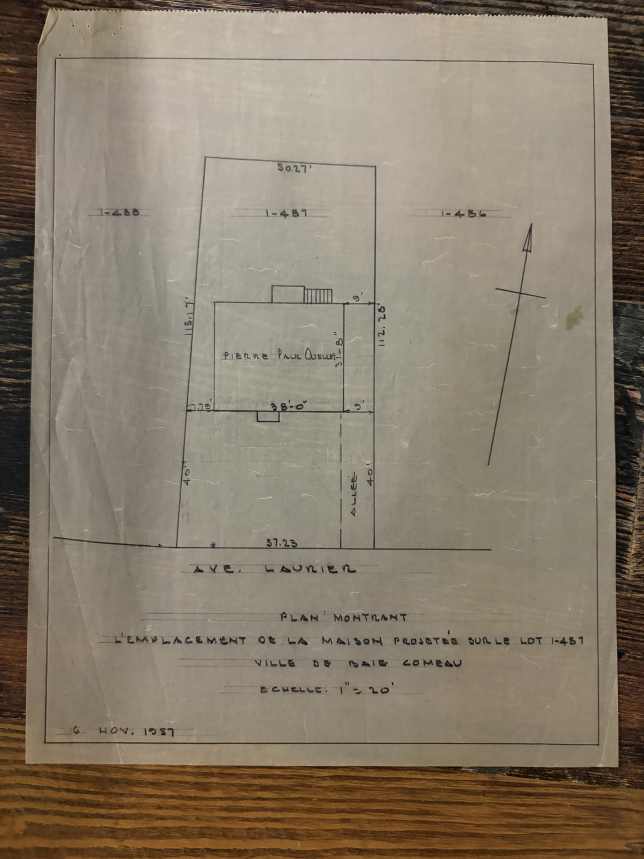
#> input picture releve/travail/photos/P5.jpg, 1932 x 2576 px, found by its file name (shown at 1/3 size)
$ python nord_p5.py
#> lines starting #> are read from the running program, lines starting #| are printed output that depends on the picture; long printed decimals are rounded
import cv2,numpy as np,math,json
g=cv2.imread('/home/user/lavoie-co/releve/travail/prep/redresse/P5.jpg',0).astype(float)
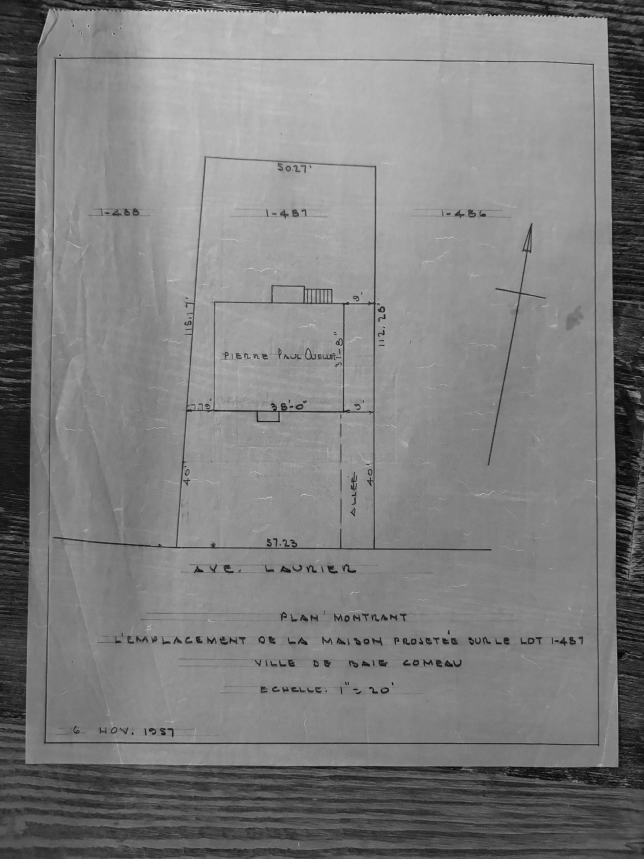
#> g: shape (2576, 1932) float64 (shown at 1/3 size); min 0, max 233, mean 126.3
# arrow shaft: darkest x per row, robust fit
pts=[]
for y in range(720,1395,3):
    row=g[y,1380:1700]; x=int(np.argmin(row))
    if row[x]<70: pts.append((1380+x,y))
#> this loop made 225 passes
#> x on passes 1 to 3: 206, 197, 196
#> after the loop, pts = 225 pairs, first value 1465 to 1636, second value 720 to 1392
P=np.array(pts,float)
#> P has the same summary as pts
for it in range(5):
    a,b=np.polyfit(P[:,1],P[:,0],1); r=np.abs(P[:,0]-(a*P[:,1]+b)); P=P[r<3]
#> this loop made 5 passes
#> (a, b) on passes 1 to 5: (-0.181, 1718.3), (-0.183, 1721), (-0.183, 1721), (-0.183, 1721), (-0.183, 1721)
#> after the loop, P = 204 pairs, first value 1465 to 1586, second value 720 to 1392
a,b=np.polyfit(P[:,1],P[:,0],1)
print('shaft n',len(P),'a',a,'b',b,'ymin',P[:,1].min(),'ymax',P[:,1].max())
#| shaft n 204 a -0.1834 b 1721.024 ymin 720.0 ymax 1392.0
# tip: topmost dark pixel near line
tipy=None
for y in range(600,720):
    xe=a*y+b; seg=g[y,int(xe)-6:int(xe)+7]
    if seg.min()<80: tipy=y; break
#> this loop made 71 passes
#> xe on passes 1 to 12: 1611, 1610.8, 1610.6, 1610.4, 1610.2, 1610.1, 1609.9, 1609.7, 1609.5, 1609.3, 1609.1, 1609
tail=(a*1392+b,1392.0); tip=(a*tipy+b,float(tipy))
#> after `tail = (a * 1392 + b, 1392.0)`: tail = (1465.7, 1392)
#> after `tip = (a * tipy + b, float(tipy))`: tip = (1598.1, 670)
print('tip',tip,'tail',tail)
#| tip (1598.136, 670.0) tail (1465.710, 1392.0)
# facade line: front wall row, darkest y per column x 650..1025 excluding projection 765-842
fp=[]
for x in list(range(650,760,2))+list(range(850,1025,2)):
    col=g[1215:1255,x]; y=int(np.argmin(col)); fp.append((x,1215+y))
#> this loop made 143 passes
#> y on passes 1 to 12: 16, 16, 16, 16, 16, 16, 16, 16, 18, 16, 16, 17
#> after the loop, fp = 143 pairs, first value 650 to 1024, second value 1215 to 1236
F=np.array(fp,float)
#> F has the same summary as fp
for it in range(4):
    c,d=np.polyfit(F[:,0],F[:,1],1); r=np.abs(F[:,1]-(c*F[:,0]+d)); F=F[r<2.5]
#> this loop made 4 passes
#> (c, d) on passes 1 to 4: (0.00795, 1225.5), (0.011, 1224), (0.011, 1224), (0.011, 1224)
#> after the loop, F = 125 pairs, first value 650 to 1024, second value 1231 to 1236
c,d=np.polyfit(F[:,0],F[:,1],1)
print('facade slope',c,'n',len(F))
#| facade slope 0.01104 n 125
# rear wall line too
rp=[]
for x in list(range(650,805,2)):
    col=g[890:920,x]; y=int(np.argmin(col)); rp.append((x,890+y))
#> this loop made 78 passes
#> after the loop, rp = 78 pairs, first value 650 to 804, second value 905 to 908
R=np.array(rp,float); c2,d2=np.polyfit(R[:,0],R[:,1],1); print('rear slope',c2)
#> after `R = np.array(rp, float)`: R has the same summary as rp
#> after `c2, d2 = np.polyfit(R[:, 0], R[:, 1], 1)`: c2 = 0.0171; d2 = 894.3
#| rear slope 0.01711
# right side wall col x approx 1030; left 643
def side(x0):
#> called with x0 = 643
    sp=[]
    for y in range(930,1210,3):
        row=g[y,x0-12:x0+12]; sp.append((x0-12+int(np.argmin(row)),y))
#> after the loop, sp = 94 pairs, first value 632 to 643, second value 930 to 1209
    S=np.array(sp,float); e,f=np.polyfit(S[:,1],S[:,0],1); return e
#> after `S = np.array(sp, float)`: S has the same summary as sp
#> after `e, f = np.polyfit(S[:, 1], S[:, 0], 1)`: e = -0.00912; f = 652.1
print('left wall dx/dy',side(643),'right wall dx/dy',side(1031))
# image coords: x right, y down. Facade direction vector (left->right): (1,c). "Vers l'arriere" = perpendicular pointing up (toward rear, smaller y): rotate facade dir by -90 deg in image (y down) -> (c,-1)
back=np.array([c,-1.0]); back/=np.linalg.norm(back)
#> after `back = np.array([c, -1.0])`: back = [0.011, -1]
north=np.array([tip[0]-tail[0],tip[1]-tail[1]]); north/=np.linalg.norm(north)
#> after `north = np.array([tip[0] - tail[0], tip[1] - tail[1]])`: north = [132.4, -722]
#> after `north /= np.linalg.norm(north)`: north = [0.18, -0.984]
# clockwise angle on screen (y down) from back to north: atan2(cross,dot) with cross = bx*ny - by*nx (positive = clockwise in y-down coords)
cross=back[0]*north[1]-back[1]*north[0]; dot=back@north
#> after `cross = back[0] * north[1] - back[1] * north[0]`: cross = 0.17
#> after `dot = back @ north`: dot = 0.986
ang=math.degrees(math.atan2(cross,dot))
#> ang = 9.76
print('angle back->north clockwise deg',ang)
#| angle back->north clockwise deg 9.761
# alt using side walls mean direction
e=(side(643)+side(1031))/2; back2=np.array([-e,-1.0]); back2/=np.linalg.norm(back2)
#> after `e = (side(643) + side(1031)) / 2`: e = -0.00626
#> after `back2 = np.array([-e, -1.0])`: back2 = [0.00626, -1]
cross=back2[0]*north[1]-back2[1]*north[0]; print('angle using side walls',math.degrees(math.atan2(cross,back2@north)))
#> after `cross = back2[0] * north[1] - back2[1] * north[0]`: cross = 0.174
#| angle using side walls 10.035
json.dump({'tip':tip,'tail':tail,'facade_slope':c,'rear_slope':c2,'angle':ang},open('nord.json','w'))

$ run again, with releve/travail/photos/P2.jpg copied over releve/travail/photos/P5.jpg
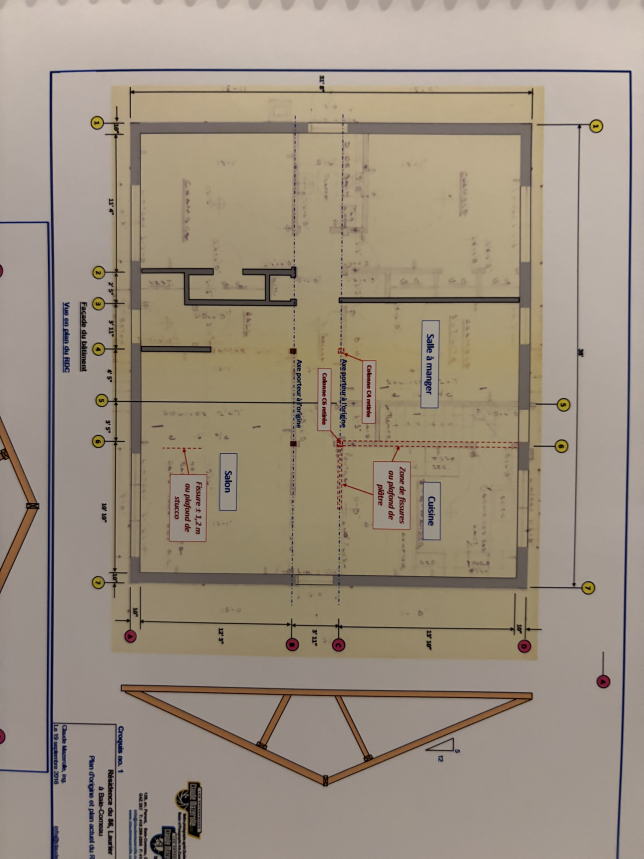
#> input picture releve/travail/photos/P2.jpg, 1932 x 2576 px, found by its file name (shown at 1/3 size)
#> `g=cv2.imread('/home/user/lavoie-co/releve/travail/prep/redresse/P5.jpg..`:
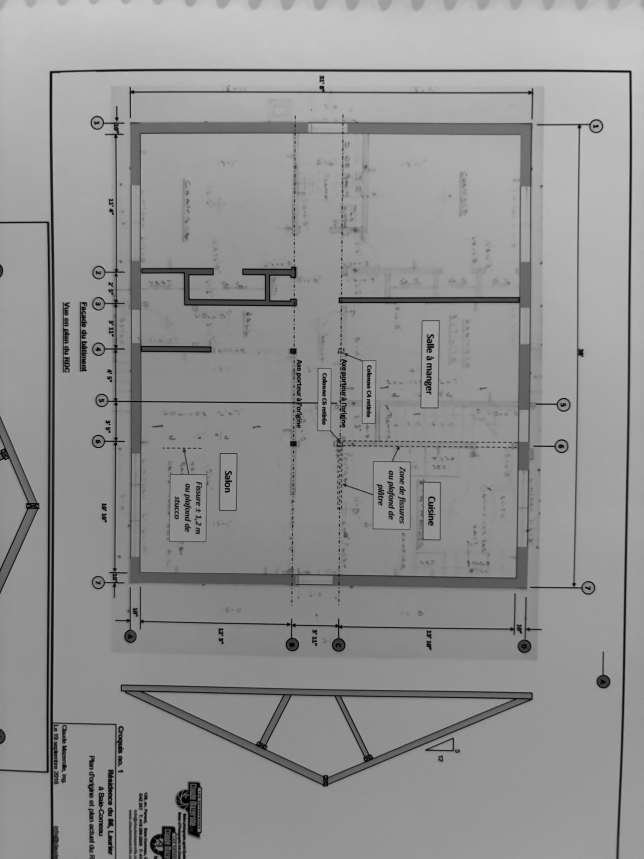
#> g: shape (2576, 1932) float64 (shown at 1/3 size); min 0, max 210, mean 146.1
#> the loop `for y in range(720,1395,3):` made 225 passes
#> x on passes 1 to 3: 180, 211, 180
#> after the loop `for y in range(720,1395,3):`: pts = 95 pairs, first value 1401 to 1699, second value 891 to 1392
#> `P=np.array(pts,float)`: P has the same summary as pts
#> the loop `for it in range(5):` made 5 passes
#> (a, b, r, P) on passes 2 to 5: (0.0743, 1503.8, [1.4, 1.18, 3.39, 0.805], [[1589, 1128], [1589, 1131], [1604, 1338]]), (0.0719, 1507.8, [0.107, 0.109, 0.00155], [[1589, 1128], [1589, 1131], [1604, 1338]]), (0.0719, 1507.8, [0.107, 0.109, 0.00155], [[1589, 1128], [1589, 1131], [1604, 1338]]), (0.0719, 1507.8, [0.107, 0.109, 0.00155], [[1589, 1128], [1589, 1131], [1604, 1338]])
#| shaft n 3 a 0.07193 b 1507.754 ymin 1128.0 ymax 1338.0
#> the loop `for y in range(600,720):` made 49 passes
#> xe on passes 1 to 8: 1550.9, 1551, 1551.1, 1551.1, 1551.2, 1551.3, 1551.3, 1551.4
#> tail = (1607.9, 1392)
#> tip = (1554.4, 648)
#| tip (1554.366, 648.0) tail (1607.883, 1392.0)
#> the loop `for x in list(range(650,760,2))+list(range(850,1025,2)):` made 143 passes
#> y on passes 1 to 8: 22, 22, 21, 20, 20, 20, 29, 30
#> after the loop `for x in list(range(650,760,2))+list(range(850,1025,2)):`: fp = 143 pairs, first value 650 to 1024, second value 1215 to 1254
#> `F=np.array(fp,float)`: F has the same summary as fp
#> the loop `for it in range(4):` made 4 passes
#> (c, d) on passes 1 to 4: (-0.0255, 1254.6), (-0.0244, 1253.2), (-0.0247, 1253.3), (-0.0232, 1251.9)
#> after the loop `for it in range(4):`: F = 25 pairs, first value 650 to 1020, second value 1227 to 1237
#| facade slope -0.02319 n 25
#> the loop `for x in list(range(650,805,2)):` made 78 passes
#> y on passes 1 to 8: 9, 9, 9, 9, 25, 9, 25, 9
#> after the loop `for x in list(range(650,805,2)):`: rp = 78 pairs, first value 650 to 804, second value 890 to 916
#> R has the same summary as rp
#> c2 = 0.0183; d2 = 890.7
#| rear slope 0.01834
#> after the loop in side, `for y in range(930,1210,3):`: sp = 94 pairs, first value 631 to 654, second value 930 to 1209
#> S has the same summary as sp
#> in side, `e, f = np.polyfit(S[:, 1], S[:, 0], 1)`: e = -0.00558; f = 643.6
#> back = [-0.0232, -1]
#> north = [-53.52, -744]
#> north = [-0.0717, -0.997]
#> `cross = back[0] * north[1] - back[1] * north[0]`: cross = -0.0486
#> dot = 0.999
#> ang = -2.79
#| angle back->north clockwise deg -2.786
#> `e = (side(643) + side(1031)) / 2`: e = 0.0117
#> back2 = [-0.0117, -1]
#> `cross = back2[0] * north[1] - back2[1] * north[0]`: cross = -0.0601
#| angle using side walls -3.446
